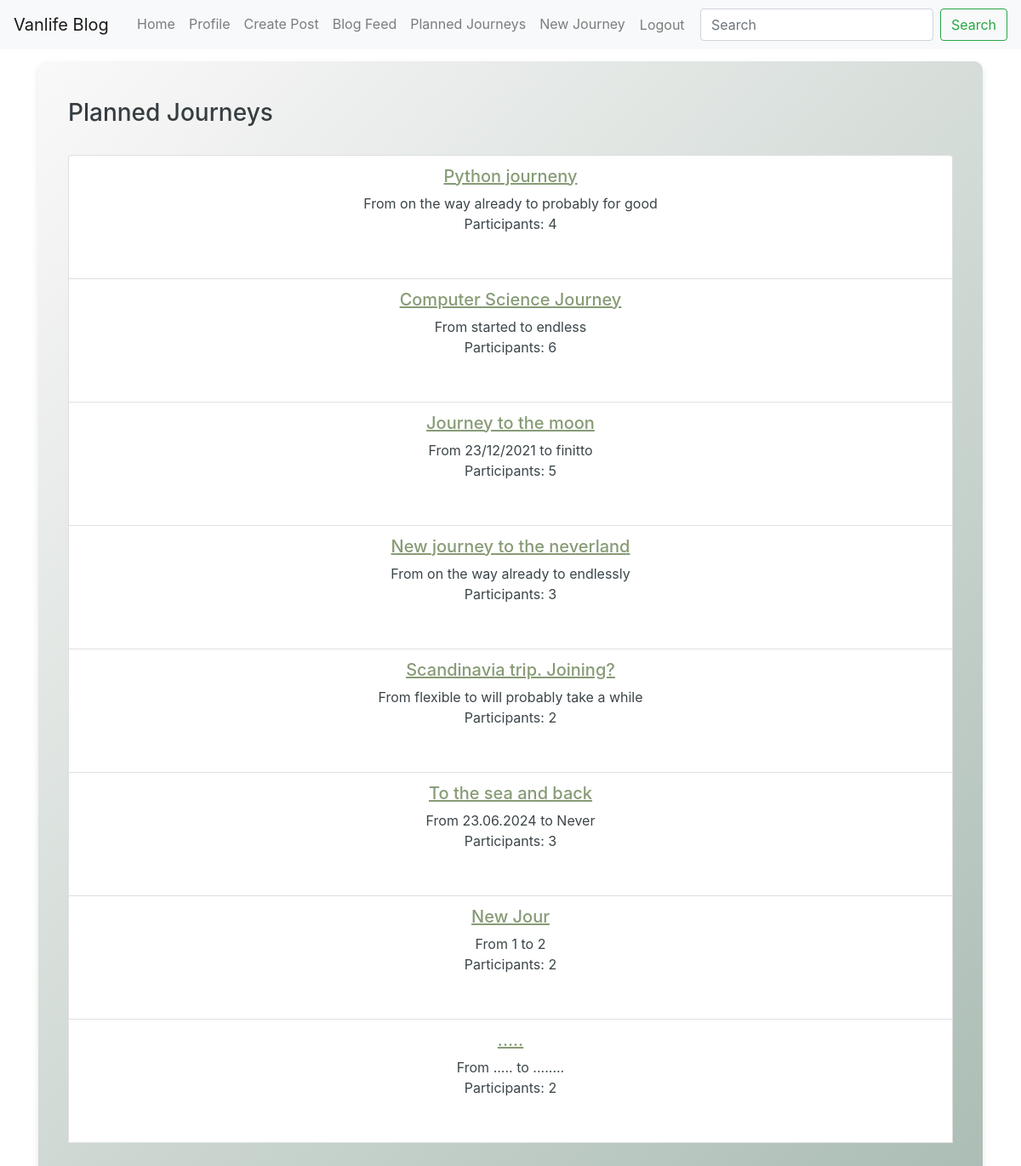
The app's page /blog/journeys/ (signed in) with its own data.
### blog/models.py (models this page shows, shortened)
class Journey(models.Model):
    title = models.CharField(max_length=200)
    description = models.TextField()
    start_date = models.CharField(max_length=100)  #i changed those to char_field. remember to mrntion it in readme.dm
    end_date = models.CharField(max_length=100)
    author = models.ForeignKey(settings.AUTH_USER_MODEL, on_delete=models.CASCADE)
    participants = models.ManyToManyField(settings.AUTH_USER_MODEL, related_name='joined_journeys', blank=True)
    created_at = models.DateTimeField(auto_now_add=True)
    updated_at = models.DateTimeField(auto_now=True)

### blog/views.py (the view)
# urls.py: path('journeys/', views.journey_list, name='journey_list'),
@login_required
def journey_list(request):
    journeys= Journey.objects.all()
    return render(request, 'blog/journey_list.html', {'journeys': journeys})

### blog/templates/blog/journey_list.html
{% extends 'base_generic.html' %}
{% block content %}
  <div class="container mt-4">
        <h3>Planned Journeys</h3>
  <br>
  <ul class="list-group">
    {% for journey in journeys %}
      <li class="list-group-item">
        <h5 align="middle"><a href="{% url 'journey_detail' journey.pk %}">{{ journey.title }}</a></h5>
                <p align="middle" >From {{ journey.start_date }} to {{ journey.end_date }}
           <br> Participants: {{ journey.participants.count }}</p><br>
      </li>
    {% endfor %}
    <br>
  </div>
{% endblock %}

### templates/base_generic.html (style rules this page uses)
body { padding-top: 4.5rem; }
.content-background h1, .content-background h2, .content-background p, .content-background ul, .content-background li { color: #3b4549; }
.content-background a { color: #879b76; text-decoration: underline; }

### records on screen
Journey: title "Python journeny", start_date "on the way already", end_date "probably for good", participants.count "4"
Journey: title "Computer Science Journey", start_date "started", end_date "endless", participants.count "6"
Journey: title "Journey to the moon", start_date "23/12/2021", end_date "finitto", participants.count "5"
Journey: title "New journey to the neverland", start_date "on the way already", end_date "endlessly", participants.count "3"
Journey: title "Scandinavia trip. Joining?", start_date "flexible", end_date "will probably take a while", participants.count "2"
Journey: title "To the sea and back", start_date "23.06.2024", end_date "Never", participants.count "3"
Journey: title "New Jour", start_date "1", end_date "2", participants.count "2"
Journey: title ".....", start_date ".....", end_date "........", participants.count "2"
